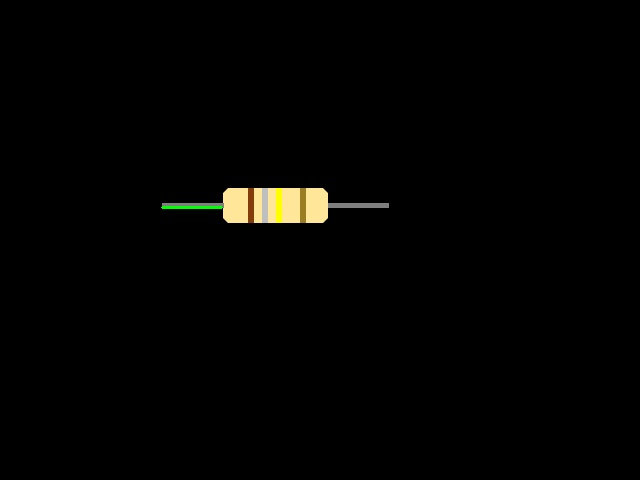
#> input picture 3/houghlines5.jpg, 640 x 480 px
$ python contours.py   (Python 2 division)   (older library calls are emulated)
#> lines starting #> are read from the running program, lines starting #| are printed output that depends on the picture; after the words box and inside, x2 and y2 are one past the last pixel; in counts of white or black regions, pixels touching at a corner belong together
import cv2 as cv
import numpy as np
import math

h_yellow_l = 20
s_yellow_l = 120
v_yellow_l = 130
h_yellow_h = 30
s_yellow_h = 255
v_yellow_h = 255

h_gold_l = 10
s_gold_l = 160
v_gold_l = 80
h_gold_h = 22
s_gold_h = 230
v_gold_h = 129

h_orange_l = 3
s_orange_l = 170
v_orange_l = 180
h_orange_h = 19
s_orange_h = 255
v_orange_h = 255

h_purple_l = 140
s_purple_l = 105
v_purple_l = 20
h_purple_h = 173
s_purple_h = 210
v_purple_h = 150

h_green_l = 45
s_green_l = 90
v_green_l = 30
h_green_h = 80
s_green_h = 255
v_green_h = 210

h_blue_l = 81
s_blue_l = 48
v_blue_l = 50
h_blue_h = 120
s_blue_h = 255
v_blue_h = 255

h_brown_l = 3
s_brown_l = 180
v_brown_l = 100
h_brown_h = 65
s_brown_h = 255
v_brown_h = 150

h_gray_l = 0
s_gray_l = 0
v_gray_l = 30
h_gray_h = 100
s_gray_h = 20
v_gray_h = 220

h_red_l = 0
s_red_l = 130
v_red_l = 100
h_red_h = 5
s_red_h = 255
v_red_h = 255

h_white_l = 0
s_white_l = 0
v_white_l = 200
h_white_h = 180
s_white_h = 20
v_white_h = 255

h_black_l = 0
s_black_l = 0
v_black_l = 0
h_black_h = 180
s_black_h = 8
v_black_h = 30

color_dict = {
	'black' : 0,
	'white' : 0,
	'red' : 0,
	'orange' : 0,
	'gray' : 0,
	'blue' : 0,
	'brown' : 0,
	'gold' : 0,
	'green' : 0,
	'purple' : 0,
	'yellow' : 0,
}

def main():
	filename = raw_input()
#> the answer given: houghlines5.jpg
	# for i in range(1,11):
	# filename = "set/A" + str(i) +".png"
	src = cv.imread(filename)
#> src is the input picture: shape (480, 640, 3); mean B, G, R 1.8, 2.9, 3
	w, h, c = src.shape
#> w = 480; h = 640; c = 3

	# cv.imshow("a",src)
	# cv.waitKey()

	# hsv = cv.cvtColor(src,cv.COLOR_BGR2HSV)
	lower_rose = np.array([165,40,200])
	upper_rose = np.array([180,170,255])
	# [6 lines of commented-out code are left out]

	ha = 0
	s = 0
	v = 0
	k = 0
	hsv = cv.cvtColor(src,cv.COLOR_BGR2HSV)
#> hsv: shape (480, 640, 3); mean H, S, V 1, 3.8, 3.2
	for i in range(0,w,20):
		for j in range(0,h,20):
			pixel = hsv[i,j]
			ha +=pixel[0]
			s +=pixel[1]
			v +=pixel[2]
			k += 1
#> after the loop, ha = 722; k = 768; s = 3531; v = 2364
	ha /= k
#> ha = 0
	s /= k
#> s = 4
	v /= k
#> v = 3
	if ha > lower_rose[0] and ha < upper_rose[0] and s > lower_rose[1] and s < upper_rose[1] and v > lower_rose[2] and v < upper_rose[2]:
		# [4 lines of commented-out code are left out]
		mask = cv.inRange(hsv, lower_rose, upper_rose)
		res = cv.bitwise_not(src,src, mask= mask)
		res = cv.bitwise_and(src,src, mask= mask)
		# src = cv.cvtColor(res,cv.COLOR_HSV2BGR)


	resize_coeff = 0.4
	src = cv.resize(src, (int(resize_coeff * h), int(resize_coeff * w)))
#> src: shape (192, 256, 3)

	img = cv.cvtColor(src, cv.COLOR_BGR2GRAY)
	img = cv.medianBlur(img, 7)
	img = cv.Canny(img, 100, 200)
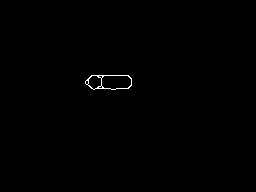
#> img: shape (192, 256); 0.29% white in thin lines or dots, all inside (x1, y1, x2, y2) = (85, 75, 132, 90)

	kernel = np.ones((5, 5), np.uint8)
	img = cv.dilate(img, kernel, 1)
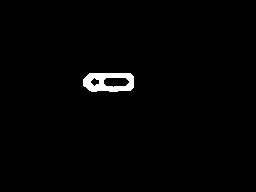
#> img: shape (192, 256); 1.3% white; 1 white region, box (x1, y1, x2, y2) and area: (83, 73, 134, 92) 660
	img = cv.erode(img, kernel, 1)

	img, contours, hierarchy = cv.findContours(img, cv.RETR_TREE, cv.CHAIN_APPROX_SIMPLE)
#> contours = 3 contours; box (x1, y1, x2, y2) and area: (85, 75, 132, 90) 562, (101, 75, 132, 90) 370, (88, 75, 102, 89) 136

	if len(contours) is not 0:
		max_index, max_area = max(enumerate([cv.contourArea(x) for x in contours]), key = lambda x: x[1])
#> max_index = 0; max_area = 561.5
		max_contour = contours[max_index]
#> max_contour = contour of 18 points, box (x1, y1, x2, y2) (85, 75, 132, 90), area 562

		rect = cv.minAreaRect(max_contour)
#> rect = ((108, 82), (14, 46), -90)
		box = cv.boxPoints(rect)
#> box = [[131, 89], [85, 89], [85, 75], [131, 75]]

		if box[0,0] < 0 or box[0,1] < 0 or box[1,0] < 0 or box[1,1] < 0 or box[2,0] < 0 or box[2,1] < 0 or box[3,0] < 0 or box[3,1] < 0:
			return "111G"
		box = sortByX(box)
#> after the loop in sortByX, `for i in range(0,3):`: box = [[131, 89], [131, 75], [85, 89], [85, 75]]
#> box = [[131, 89], [131, 75], [85, 89], [85, 75]]

		center = ((box[0,0] + box[1,0] + box[2,0] + box[3,0])/4,(box[0,1] + box[1,1] + box[2,1] + box[3,1])/4)
#> center = (108, 82)

		x = abs(box[0,0] - box[2,0])
#> x = 46
		y = abs(box[0,1] - box[2,1])
#> y = 0
		alpha = np.arctan2(y,x)
#> alpha = 0
		if box[0,1] < box[2,1]:
			alpha = -alpha
		box = rotate(box,-alpha,center)
#> in rotate, `cos = np.cos(alpha)`: cos = 1
#> in rotate, `sin = np.sin(alpha)`: sin = 0
#> the loop in rotate, `for i in range(0,4):` made 4 passes
#> (x, y) on passes 1 to 4: (23, 7), (23, -7), (-23, 7), (-23, -7)
#> after the loop in rotate, `for i in range(0,4):`: box = [[131, 89], [131, 75], [85, 89], [85, 75]]
		M = cv.getRotationMatrix2D(center, np.degrees(alpha) , 1.0)
#> M = [[1, 0, 0], [0, 1, 0]]
		src = cv.warpAffine(src, M, (int(h*2), int(w*2)))
#> src: shape (960, 1280, 3)
		box = np.int0(box)
		box = sortByX(box)

		#crop
		src = src[box[1,1]+6:box[0,1]-6,box[2,0]+6:box[0,0]-6]
		if len(src) is 0:
			return "111G"

		img = RGBimage(src)
#> after the loop in RGBimage, `for i in range(0,w):`: img = 34 rows, first 8: [153, 230, 255], [153, 230, 255], [153, 230, 255], [153, 230, 255], [153, 230, 255], [151, 231, 255], [153, 231, 254], [153, 230, 255]
		colors = findColors(img)
#> in findColors, `hsv = cv.cvtColor(img,cv.COLOR_BGR2HSV);`: hsv = 34 rows, first 8: [23, 102, 255], [23, 102, 255], [23, 102, 255], [23, 102, 255], [23, 102, 255], [23, 104, 255], [23, 101, 254], [23, 102, 255]
#> the loop in findColors, `for i in range(0,w):` made 34 passes
#> after the loop in findColors, `for i in range(0,w):`: colors = ['brown', 'brown', 'gray', 'gray', 'yellow', 'yellow', 'yellow', 'yellow', 'yellow', 'yellow']

		colors = removeColors(colors)
#> the loop in removeColors, `for i in range(1,len(colors)):` made 9 passes
#> the loop in removeColors, `for i in range(1,len(colors)-1):` made 8 passes
#> after the loop in removeColors, `for i in range(1,len(colors)-1):`: colors1 = ['brown', 'brown', 'gray', 'gray', 'yellow', 'yellow', 'yellow', 'yellow', 'yellow']
		# print colors
		printColors(colors)
		# cv.imshow("rgb", img)
		# cv.waitKey()

def printColors(colors):
	colors1 = []
	for i in range(0,len(colors)):
		if colors1.__contains__(colors[i]):
			if colors[i-1] != colors[i]:
				colors1.append(colors[i])
			elif countColor(colors,i) > 3 and countColor(colors,i) < 7 and colors1.count(colors[i]) == 1:
				colors1.append(colors[i])
			elif countColor(colors,i) >= 7 and countColor(colors,i) == 2:
				colors1.append(colors[i])
				colors1.append(colors[i])
		else:
			colors1.append(colors[i])
#> this loop made 10 passes
#> after the loop, colors1 = ['brown', 'gray', 'yellow', 'yellow']
	colors1 = colors1[0:3]
#> colors1 = ['brown', 'gray', 'yellow']
	k = 0
	while len(colors1) <= 2:
		colors1.append("gold")
#> this loop made 0 passes
	# print k
	colors1.append("gold")
	s = ""
	for color in colors1:
		if color == "black":
			s += '0'
		elif color == "brown":
			s += '1'
		elif color == "red":
			s += '2'
		elif color == "orange":
			s += '3'
		elif color == "yellow":
			s += '4'
		elif color == "green":
			s += '5'
		elif color == "blue":
			s += '6'
		elif color == "purple":
			s += '7'
		elif color == "gray":
			s += '8'
		elif color == "white":
			s += '9'
		elif color == "gold":
			s += 'G'
#> this loop made 4 passes
#> (color, s) on passes 1 to 4: ('brown', '1'), ('gray', '18'), ('yellow', '184'), ('gold', '184G')
	print s
#| 184G

def countColor(colors,i):
	k = 1
	color = colors[i]
	for j in range (i+1,len(colors)):
		if colors[j] == color:
			k += 1;
		else:
			return k
	return k


def removeColors(colors):
	colors1 = []
	for i in range(1,len(colors)):
		if colors[i-1] == "brown" and colors[i] == "yellow":
			colors[i] = colors[i-1]
		elif colors[i] == "brown" and colors[i-1] == "yellow":
			colors[i] = colors[i-1]
	if colors[0] == colors[1]:
		colors1.append(colors[0])
	for i in range(1,len(colors)-1):
		if colors[i] == colors[i+1] or colors[i] == colors[i-1]:
			colors1.append(colors[i])
	if colors[len(colors)-2] == colors[len(colors)-1]:
		colors1.append(colors[len(colors)-1])
	return colors1

def findColors(img):
	colors = []
	hsv = cv.cvtColor(img,cv.COLOR_BGR2HSV);
	h, w, c = hsv.shape
	for i in range(0,w):
		h = hsv[0,i,0]
		s = hsv[0,i,1]
		v = hsv[0,i,2]
		# print i, h,s,v
		if h <= h_black_h and h >= h_black_l and s <= s_black_h and s >= s_black_l and v <= v_black_h and v >= v_black_l:
			colors.append("black")
		elif h <= h_yellow_h and h >= h_yellow_l and s <= s_yellow_h and s >= s_yellow_l and v <= v_yellow_h and v >= v_yellow_l:
			colors.append("yellow")
		elif h <= h_blue_h and h >= h_blue_l and s <= s_blue_h and s >= s_blue_l and v <= v_blue_h and v >= v_blue_l:
			colors.append("blue")
		elif h <= h_red_h and h >= h_red_l and s <= s_red_h and s >= s_red_l and v <= v_red_h and v >= v_red_l:
			colors.append("red")
		elif h <= h_green_h and h >= h_green_l and s <= s_green_h and s >= s_green_l and v <= v_green_h and v >= v_green_l:
			colors.append("green")
		elif h <= h_purple_h and h >= h_purple_l and s <= s_purple_h and s >= s_purple_l and v <= v_purple_h and v >= v_purple_l:
			colors.append("purple")
		elif h <= h_gold_h and h >= h_gold_l and s <= s_gold_h and s >= s_gold_l and v <= v_gold_h and v >= v_gold_l:
			colors.append("gold")
		elif h <= h_gray_h and h >= h_gray_l and s <= s_gray_h and s >= s_gray_l and v < v_gray_h and v >= v_gray_l:
			colors.append("gray")
		elif h <= h_brown_h and h >= h_brown_l and s <= s_brown_h and s >= s_brown_l and v <= v_brown_h and v >= v_brown_l:
			colors.append("brown")
		elif h <= h_white_h and h >= h_white_l and s <= s_white_h and s >= s_white_l and v <= v_white_h and v >= v_white_l:
			colors.append("white")
		elif h <= h_orange_h and h >= h_orange_l and s <= s_orange_h and s >= s_orange_l and v <= v_orange_h and v >= v_orange_l:
			colors.append("orange")
		else :
			continue
	return colors

def RGBimage(src):
	h, w, c = src.shape
	img = np.zeros((1,w,3),np.uint8)
	for i in range(0,w):
		r = 0
		g = 0
		b = 0
		for j in range(0,h):
			r+=src[j,i,2]
			g+=src[j,i,1]
			b+=src[j,i,0]
		r /= h
		g /= h
		b /= h
		img[0,i,0] = b
		img[0,i,1] = g
		img[0,i,2] = r
	return img

def rotate(box,alpha,center):
	cos = np.cos(alpha)
	sin = np.sin(alpha)
	for i in range(0,4):
		box[i,0] -= center[0]
		box[i,1] -= center[1]
		x = box[i,0] * cos - box[i,1] * sin
		y = box[i,0] * sin + box[i,1] * cos
		box[i,0] = x + center[0]
		box[i,1] = y + center[1]
	return box


def sortByX(box):
	for i in range(0,3):
		for j in range(i,4):
			if box[i,0] < box[j,0] or (box[i,0] == box[j,0] and box[i,1] < box[j,1]):
				box[i,0], box[j,0] = box[j,0], box[i,0]
				box[i,1], box[j,1] = box[j,1], box[i,1]
	return box

if __name__ == "__main__":
	main()
